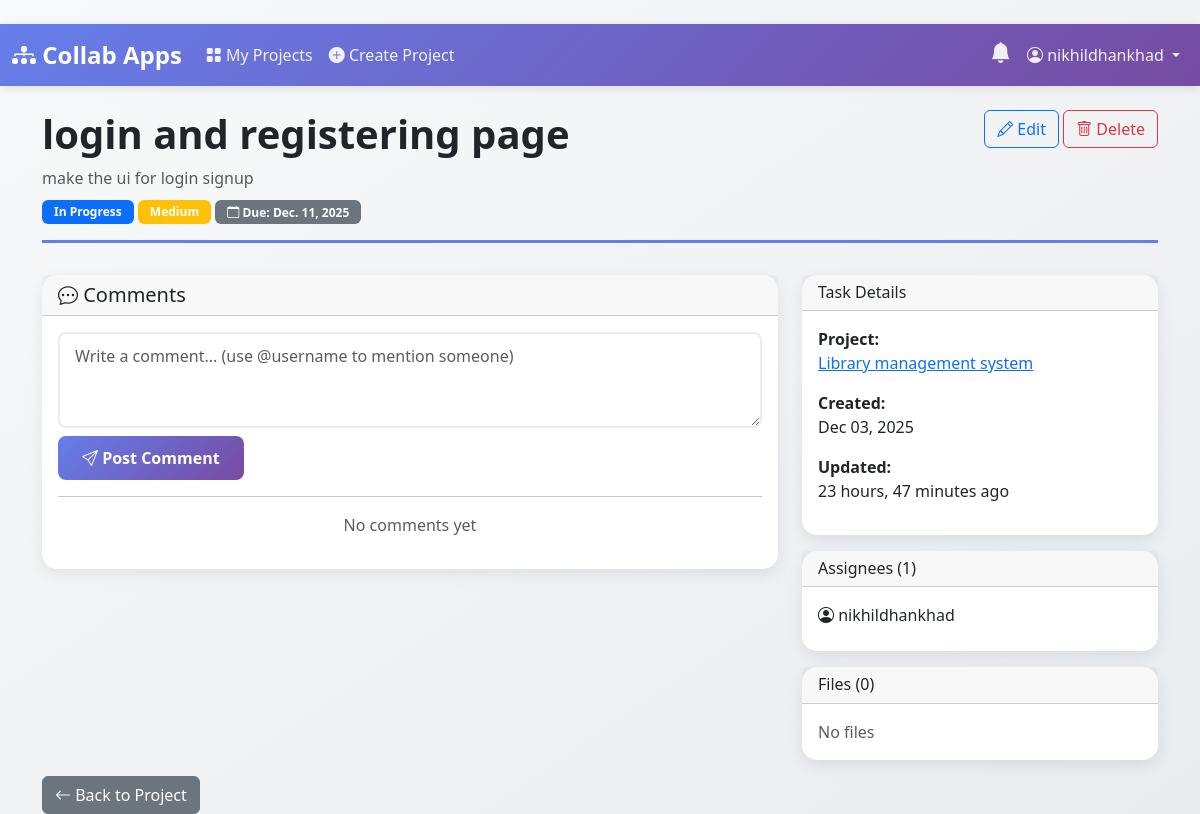
Page /projects/1/tasks/1/ (signed in) on the earlier database version.
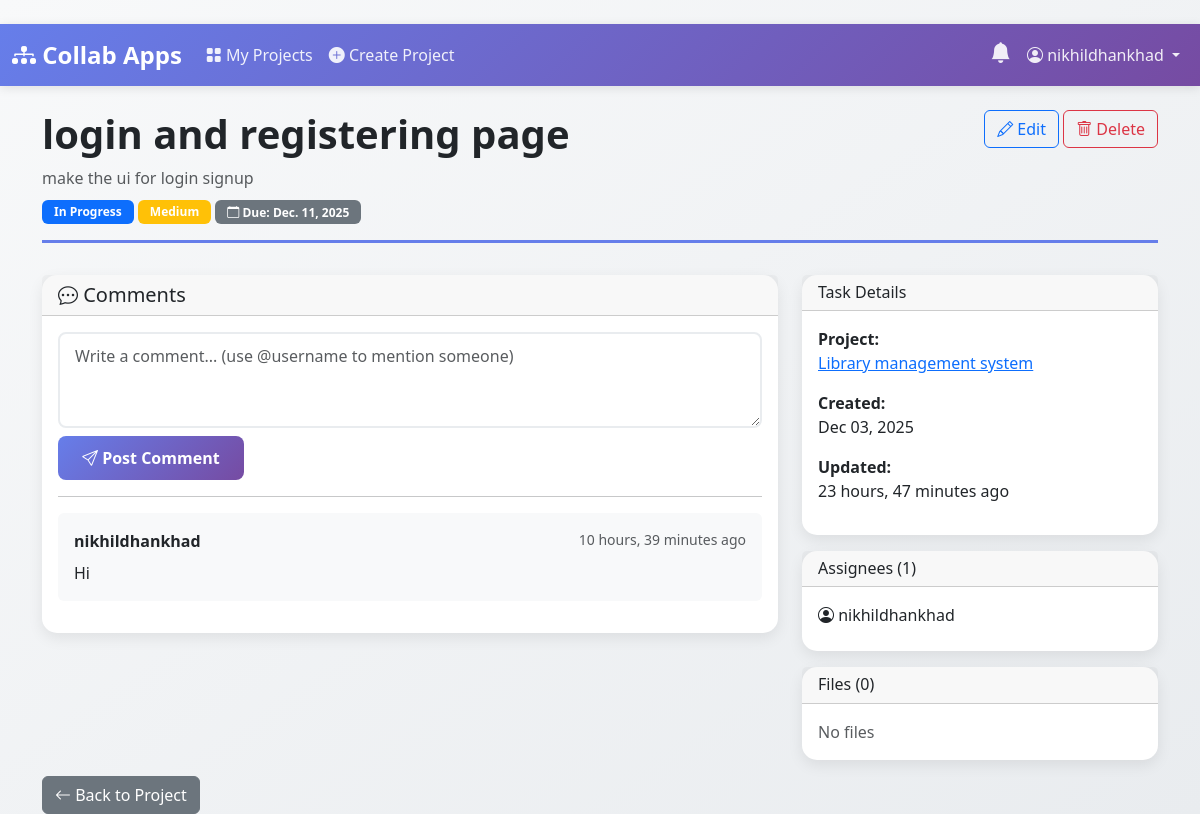
Same page on the later database version.
### projects/models.py (models this page shows, shortened)
class Comment(models.Model):
    user = models.ForeignKey(User, on_delete=models.CASCADE, related_name='comments')
    text = models.TextField()
    project = models.ForeignKey(Project, on_delete=models.CASCADE, related_name='comments', null=True, blank=True)
    task = models.ForeignKey(Task, on_delete=models.CASCADE, related_name='comments', null=True, blank=True)
    created_at = models.DateTimeField(auto_now_add=True)
    class Meta:
        ordering = ['created_at']

### projects/views.py (the view)
# urls.py: path('<int:project_pk>/tasks/<int:pk>/', views.TaskDetailView.as_view(), name='task_detail'),
class TaskDetailView(ProjectMemberRequiredMixin, DetailView):
    model = Task
    template_name = 'projects/task_detail.html'
    context_object_name = 'task'
    def get_context_data(self, **kwargs):
        context = super().get_context_data(**kwargs)
        task = self.object
        project = task.project
        user = self.request.user
        context['project'] = project
        context['comments'] = task.comments.select_related('user').all()
        context['files'] = task.files.select_related('uploaded_by').all()
        context['comment_form'] = CommentForm()
        context['file_form'] = FileUploadForm()
        context['is_owner'] = is_project_owner(user, project)
        context['is_creator'] = task.created_by == user
        context['is_assignee'] = task.assignees.filter(pk=user.pk).exists()
        context['can_edit'] = (
            context['is_owner'] or
            context['is_creator'] or
            has_project_edit_access(user, project)
        )
        return context

### projects/forms.py
class CommentForm(forms.ModelForm):
    class Meta:
        model = Comment
        fields = ['text']
        widgets = {
            'text': forms.Textarea(attrs={
                'class': 'form-control',
                'rows': 3,
                'placeholder': 'Write a comment... (use @username to mention someone)',
                'id': 'comment-text'
            }),
        }
        labels = {
            'text': ''
        }

class FileUploadForm(forms.ModelForm):
    class Meta:
        model = File
        fields = ['file']
        widgets = {
            'file': forms.FileInput(attrs={
                'class': 'form-control',
                'accept': '.pdf,.doc,.docx,.xls,.xlsx,.png,.jpg,.jpeg'
            }),
        }
    def __init__(self, *args, **kwargs):
        super().__init__(*args, **kwargs)
        allowed_exts = ', '.join(settings.ALLOWED_FILE_EXTENSIONS)
        max_size_mb = settings.MAX_FILE_SIZE / (1024 * 1024)
        self.fields['file'].help_text = f'Allowed types: {allowed_exts}. Max size: {max_size_mb}MB'

### projects/permissions.py (called while the page is built)
def is_project_owner(user, project):
    return project.owner == user

### templates/projects/task_detail.html (shortened to what the changed rows need)
{% extends 'base.html' %}
{% block content %}
<div class="page-header">
    <div class="d-flex justify-content-between align-items-start">
        <div>
            <h1 class="display-6 fw-bold">{{ task.title }}</h1>
        </div>
    </div>
</div>
<div class="row">
    <div class="col-md-8">
        <div class="card mb-4">
            <div class="card-body">
                <form method="post" action="{% url 'add_task_comment' task.pk %}">
                    {{ comment_form.text }}
                    <button type="submit" class="btn btn-primary mt-2">
                    </button>
                </form>
                <hr>
                {% for comment in comments %}
                <div class="mb-3 p-3 bg-light rounded">
                    <div class="d-flex justify-content-between">
                        <strong>{{ comment.user.username }}</strong>
                        <small class="text-muted">{{ comment.created_at|timesince }} ago</small>
                    </div>
                    <p class="mt-2 mb-0">{{ comment.text }}</p>
                </div>
                {% empty %}
                <p class="text-muted text-center">No comments yet</p>
                {% endfor %}
            </div>
        </div>
    </div>
    <div class="col-md-4">
        <div class="card mb-3">
            <div class="card-body">
                {% for assignee in task.assignees.all %}
                <div class="mb-2">
                    <i class="bi bi-person-circle"></i> {{ assignee.username }}
                </div>
                {% empty %}
                <p class="text-muted mb-0">No assignees</p>
                {% endfor %}
            </div>
        </div>
    </div>
</div>
{% endblock %}

### templates/base.html (shortened to what this page needs)
﻿<!DOCTYPE html>
<html lang="en">
<head>
    <link href="https://cdn.jsdelivr.net/npm/bootstrap@5.3.0/dist/css/bootstrap.min.css" rel="stylesheet">
    <link rel="stylesheet" href="https://cdn.jsdelivr.net/npm/bootstrap-icons@1.11.0/font/bootstrap-icons.css">
</head>
<body>
    {% if user.is_authenticated %}
    <nav class="navbar navbar-expand-lg navbar-dark mb-4">
        <div class="container-fluid">
            <a class="navbar-brand" href="{% url 'dashboard' %}">
                <i class="bi bi-diagram-3-fill"></i> Collab Apps
            </a>
            <div class="collapse navbar-collapse" id="navbarNav">
                <ul class="navbar-nav me-auto">
                    <li class="nav-item">
                        <a class="nav-link" href="{% url 'dashboard' %}">
                            <i class="bi bi-grid-fill"></i> My Projects
                        </a>
                    </li>
                    <li class="nav-item">
                        <a class="nav-link" href="{% url 'project_create' %}">
                            <i class="bi bi-plus-circle-fill"></i> Create Project
                        </a>
                    </li>
                </ul>
                <ul class="navbar-nav">
                    <li class="nav-item dropdown">
                        <a class="nav-link notification-icon" href="#" id="notificationDropdown" role="button" data-bs-toggle="dropdown">
                            <i class="bi bi-bell-fill"></i>
                        </a>
                    </li>
                    <li class="nav-item dropdown">
                        <a class="nav-link dropdown-toggle" href="#" id="userDropdown" role="button" data-bs-toggle="dropdown">
                            <i class="bi bi-person-circle"></i> {{ user.username }}
                        </a>
                    </li>
                </ul>
            </div>
        </div>
    </nav>
    {% endif %}
    <div class="container">
        {% block content %}{% endblock %}
    </div>
</body>
</html>

Differences in the rows shown:
added Comment: user.username "nikhildhankhad", created_at "10 hours, 39 minutes", text "Hi"
Other differences:
text no longer shown: "No comments yet"
